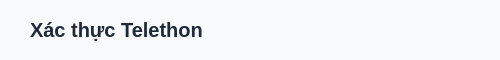
<?xml version="1.0" encoding="UTF-8"?>
<ui version="4.0">
 <class>OtpHeader</class>
 <widget class="QWidget" name="OtpHeader">
  <property name="geometry">
   <rect>
    <x>0</x>
    <y>0</y>
    <width>500</width>
    <height>60</height>
   </rect>
  </property>
  <property name="minimumSize">
   <size>
    <width>0</width>
    <height>60</height>
   </size>
  </property>
  <property name="maximumSize">
   <size>
    <width>16777215</width>
    <height>60</height>
   </size>
  </property>
  <property name="styleSheet">
   <string notr="true">background-color: #F9FAFB;</string>
  </property>
  <layout class="QHBoxLayout" name="horizontalLayout">
   <property name="leftMargin">
    <number>30</number>
   </property>
   <property name="rightMargin">
    <number>30</number>
   </property>
   <item>
    <widget class="QLabel" name="titleLabel">
     <property name="styleSheet">
      <string notr="true">font-size: 20px; font-weight: bold; color: #1E293B;</string>
     </property>
     <property name="text">
      <string>Xác thực Telethon</string>
     </property>
     <property name="class" stdset="0">
      <string>titleLabel</string>
     </property>
    </widget>
   </item>
  </layout>
 </widget>
 <resources/>
 <connections/>
</ui>
